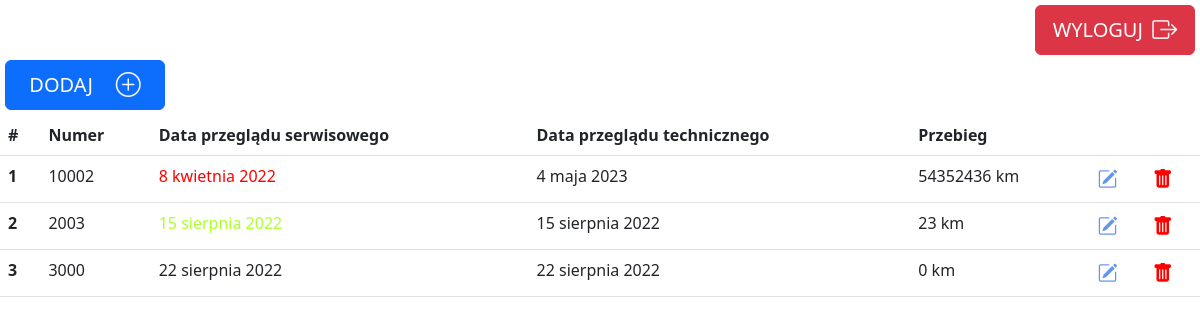
/cars/all/ (signed in), run on the app's committed database.
### cars/models.py (models this page shows, shortened)
class Cars(models.Model):
    nr_wewnetrzny = models.PositiveSmallIntegerField(null=True, blank=True)
    data_przegladu_technicznego = models.DateField(null=True, blank=True)
    data_przegladu_serwisowego = models.DateField(null=True, blank=True)
    przebieg = models.PositiveIntegerField(default=0)
    rodzaj_silnika_choices = [
        ('PB', 'Benzyna'),
        ('ON', 'Diesel'),
        ('Ele', 'Elektryczny'),
        ('Hybr', 'Hybryda'),
        (' ', ' ')
    ]
    rodzaj_silnika = models.CharField(max_length=4,
                                      choices=rodzaj_silnika_choices,
                                      default='')
    opis = models.TextField(default='', blank=True)

### cars/views.py (the view)
# urls.py: path('all/', cars_response, name='all'),
@login_required()
def cars_response(request):
    all_cars = Cars.objects.all()  # ORM - Object Relational Mapping
    allert1 = date.today() + timedelta(days=30)
    allert2 = date.today()
    return render(request, 'cars.html', {'cars': all_cars,
                                         'range': range(len(all_cars) + 1),
                                         'allert1': allert1,
                                         'allert2': allert2})

### templates/cars.html (shortened to what this page needs)
{% extends 'main.html' %}
{% block page %}
    <div class="add_button">
        <a href="{% url 'add' %}" class="add_button_link">
            <button type="button" class="btn btn-primary header_button_btn">
                 DODAJ <i class="bi bi-plus-circle" style="font-size: 25px; color: whitesmoke;"></i>
            </button>
        </a>
    </div>
    {% if cars|length == 0%}
        <h2>brak wpisów</h2>
    {% else %}
    <table class="table">
        <thead>
            <tr>
                <th scope="col">#</th>
                <th scope="col">Numer</th>
                <th scope="col">Data przeglądu serwisowego</th>
                <th scope="col">Data przeglądu technicznego</th>
                <th scope="col">Przebieg</th>
                <th scope="col"></th>
                <th scope="col"></th>
            </tr>
        </thead>
        <tbody>
        {% for car in cars %}
        <tr>
            <th scope="row">{{ forloop.counter }}</th>
            <td>{{ car.nr_wewnetrzny }}</td>
            {% if car.data_przegladu_serwisowego < allert2  %}
                <td style="color: red">{{ car.data_przegladu_serwisowego }}</td>
            {% elif car.data_przegladu_serwisowego < allert1 %}
                <td style="color: greenyellow">{{ car.data_przegladu_serwisowego }}</td>
            {% else %}
                <td>{{ car.data_przegladu_serwisowego }}</td>
            {% endif %}
            <td>{{ car.data_przegladu_technicznego }}</td>
            <td>{{ car.przebieg }} km</td>
            <td>
                <a href="{% url 'edit' car.id %}">
                    <i class="bi bi-pencil-square" style="font-size: 20px; color: cornflowerblue;"></i>
                </a>
            </td>
            <td>
                <a href="{% url 'del' car.id %}">
                    <i class="bi bi-trash-fill" style="font-size: 20px; color: red;"></i>
                </a>
            </td>
        </tr>
        {% endfor %}
        </tbody>
    </table>
    {%  endif %}
{% endblock %}

### cars/static/style.css (style rules this page uses)
.add_button { display: flex; justify-content: flex-start; margin: 5px 5px 5px 5px; }
.header_button_btn { width: 160px; height: 50px; display: flex; align-items: center; justify-content: space-around; font-size: 20px; }
.add_button_link { text-decoration: none; }

### data on the page
Cars: nr_wewnetrzny "10002", data_przegladu_serwisowego "8 kwietnia 2022", data_przegladu_technicznego "4 maja 2023", przebieg "54352436"
Cars: nr_wewnetrzny "2003", data_przegladu_serwisowego "15 sierpnia 2022", data_przegladu_technicznego "15 sierpnia 2022", przebieg "23"
Cars: nr_wewnetrzny "3000", data_przegladu_serwisowego "22 sierpnia 2022", data_przegladu_technicznego "22 sierpnia 2022", przebieg "0"
